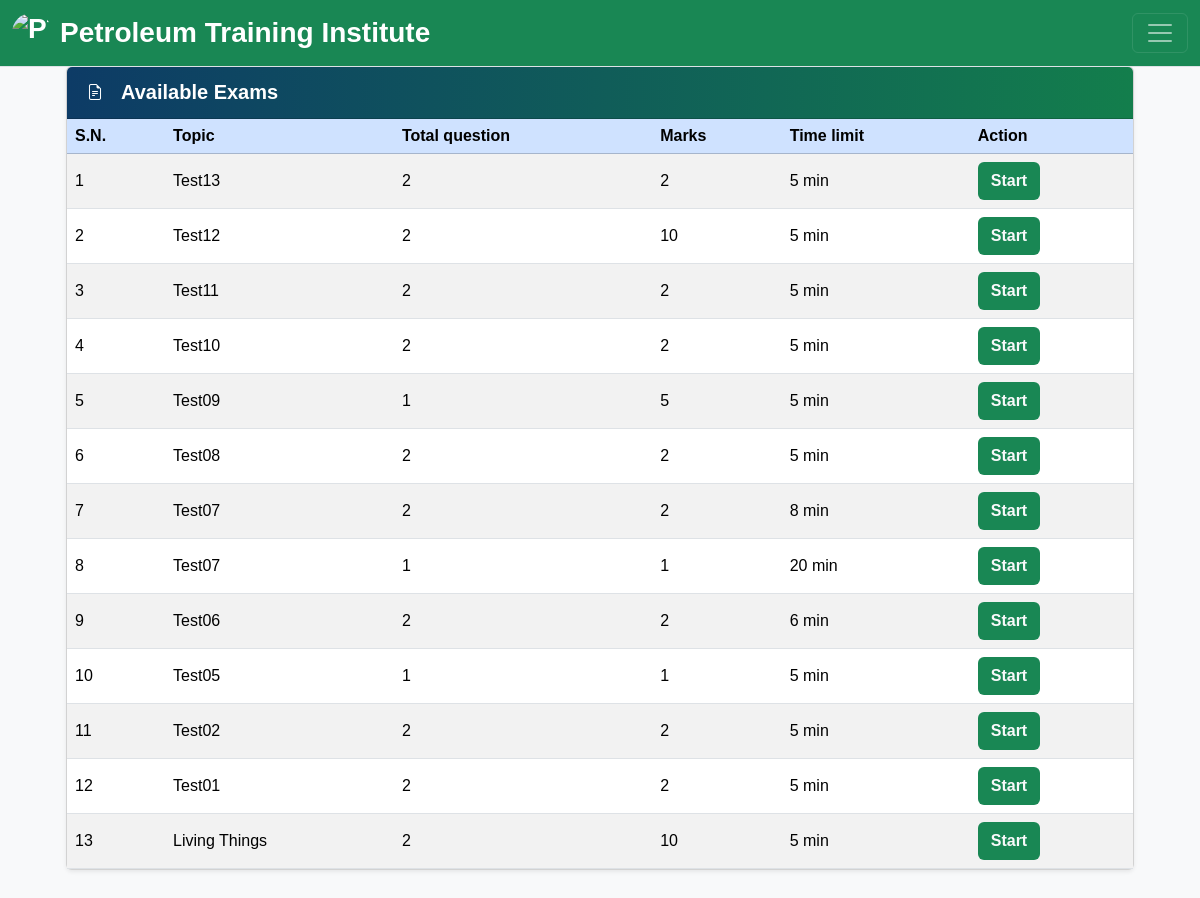
/account.php?q=1 (signed in), run on the app's committed database.
### tables this page shows
CREATE TABLE `quiz` (
  `eid` text NOT NULL,
  `title` varchar(100) NOT NULL,
  `subject` varchar(100) NOT NULL,
  `sahi` int(11) NOT NULL,
  `wrong` int(11) NOT NULL,
  `total` int(11) NOT NULL,
  `time` bigint(20) NOT NULL,
  `intro` text NOT NULL,
  `tag` varchar(100) NOT NULL,
  `date` timestamp NOT NULL DEFAULT current_timestamp() ON UPDATE current_timestamp()
);

### account.php (the view, shortened to what this page needs)
<!DOCTYPE html>
<html lang="en">
<head>
<link href="https://cdn.jsdelivr.net/npm/bootstrap@5.3.3/dist/css/bootstrap.min.css" rel="stylesheet" />
<link href="https://cdn.jsdelivr.net/npm/bootstrap-icons@1.11.3/font/bootstrap-icons.css" rel="stylesheet" />
<link rel="stylesheet" href="css/account.css" />
<link rel="stylesheet" href="css/font.css" />
</head>
<body class="bg-light">
 <?php
 include_once 'dbConnection.php';
  if(!(isset($_SESSION['email']))){
header("location:index.php");
}
else
{
$name = $_SESSION['name'];
$email=$_SESSION['email'];
include_once 'dbConnection.php';
echo '<span class="pull-right top title1" ><span class="log1"><span class="glyphicon glyphicon-user" aria-hidden="true"></span>&nbsp;&nbsp;&nbsp;&nbsp;Hello,</span> <a href="account.php?q=1" class="log log1">'.$name.'</a>&nbsp;|&nbsp;<a href="logout.php?q=account.php" class="log"><span class="glyphicon glyphicon-log-out" aria-hidden="true"></span>&nbsp;Signout</button></a></span>';
$check2 = mysqli_query($con,"SELECT * FROM history WHERE email='$email' AND eid='$eid' LIMIT 1");
if(mysqli_num_rows($check2) == 0){
    $start_time = time();
    $end_time = $start_time + ($exam_duration_minutes * 60);
    mysqli_query($con,"INSERT INTO history (email,eid,start_time,end_time) VALUES('$email','$eid',$start_time,$end_time)") or die(mysqli_error($con));
} else {
    $row = mysqli_fetch_assoc($check2);
    $end_time = $row['end_time'];
    error_log("[DEBUG] Using existing history row end_time=$end_time");
}
}?>
<header>
  <nav class="navbar navbar-dark bg-success border-bottom fixed-top">
    <div class="container-fluid">
      <a class="navbar-brand fw-bold fs-3 d-flex align-items-center gap-2" href="account.php?q=1">
        <img src="image/PTI.jpg" alt="PTI Logo" class="rounded-circle" style="width:40px;height:40px;object-fit:cover;">
        <span class="pti-full">Petroleum Training Institute</span>
      </a>
      <button class="navbar-toggler d-1250-none" type="button" data-bs-toggle="offcanvas" data-bs-target="#sideNav">
        <span class="navbar-toggler-icon"></span>
      </button>
    </div>
  </nav>
</header>
<main class="container my-0 pt-4">
<?php
if(@$_GET['q']==1) {
$result = mysqli_query($con,"SELECT * FROM quiz ORDER BY date DESC") or die('Error');
$c=1;
?>
<div class="main-content-spaced">
<div class="card shadow-sm mb-4">
  <div class="card-header exam-card-header bg-success text-white d-flex align-items-center">
        <i class="bi bi-file-earmark-text me-2"></i>
        <span class="fs-5 fw-bold">Available Exams</span>
      </div>
       <div class="card-body p-0">
          <div class="table-responsive">
            <table class="table table-striped table-hover mb-0 align-middle title1">
              <thead class="table-primary">
                <tr>
                  <th>S.N.</th>
                    <th>Topic</th>
                    <th>Total question</th>
                    <th>Marks</th>
                    <th>Time limit</th>
                    <th>Action</th>
                  </tr>
                </thead>
                <tbody>
<?php
while($row = mysqli_fetch_array($result)) {
	$title = $row['title'];
	$total = $row['total'];
	$sahi = $row['sahi'];
  $time = $row['time'];
	$eid = $row['eid'];
$q12=mysqli_query($con,"SELECT score FROM history WHERE eid='$eid' AND email='$email'" )or die('Error98');
$rowcount=mysqli_num_rows($q12);
if($rowcount == 0){  ?>
	                <tr>
                    <td><?= $c++ ?></td>
                    <td><?= $title ?></td>
                    <td><?= $total ?></td>
                    <td><?= $sahi * $total ?></td>
                    <td><?= $time ?>&nbsp;min</td>
                    <td>
                      <a href="account.php?q=quiz&step=2&eid=<?= $eid ?>&n=1&t=<?= $total ?>"
                         class="pull-right btn sub1 bg-success bg-opacity-20"
                         style="margin:0px;">
                        <span class="title1 text-light"><b>Start</b></span>
                      </a>
                    </td>
                  </tr>
  <?php }}
  } ?>
              </tbody>
            </table>
          </div>
        </div>
      </div>
    </div>
</body>
</html>

### css/account.css (style rules this page uses)
body { overflow-x: hidden; width: 100%; font: 16px "Century Gothic", "Times Roman", sans-serif; min-height: 550px; transition: padding-top 0.15s ease; }
* { scrollbar-width: none; -ms-overflow-style: none; }
.navbar .navbar-brand { margin-right: 2rem; }
.main-content-spaced { padding: 1.5rem; }
@media (max-width: 1249px) { .d-1250-none { display: block !important; } }
.result-card-header, .exam-card-header, .history-card-header, .rank-card-header, .question-card-header { background: linear-gradient(90deg, #0d3b66 0%, #137e4c 100%); color: #fff; padding: 14px 20px; gap: 10px; align-items: center; }

### data on the page
quiz: title "Test13", total "2", $sahi*$total "2", time "5"
quiz: title "Test12", total "2", $sahi * $total "10", time "5"
quiz: title "Test11", total "2", $sahi*$total "2", time "5"
quiz: title "Test10", total "2", $sahi*$total "2", time "5"
quiz: title "Test09", total "1", $sahi*$total "5", time "5"
quiz: title "Test08", total "2", $sahi*$total "2", time "5"
quiz: title "Test07", total "2", $sahi*$total "2", time "8"
quiz: title "Test07", total "1", $sahi*$total "1", time "20"
quiz: title "Test06", total "2", $sahi*$total "2", time "6"
quiz: title "Test05", total "1", $sahi*$total "1", time "5"
quiz: title "Test02", total "2", $sahi*$total "2", time "5"
quiz: title "Test01", total "2", $sahi*$total "2", time "5"
quiz: title "Living Things", total "2", $sahi * $total "10", time "5"
